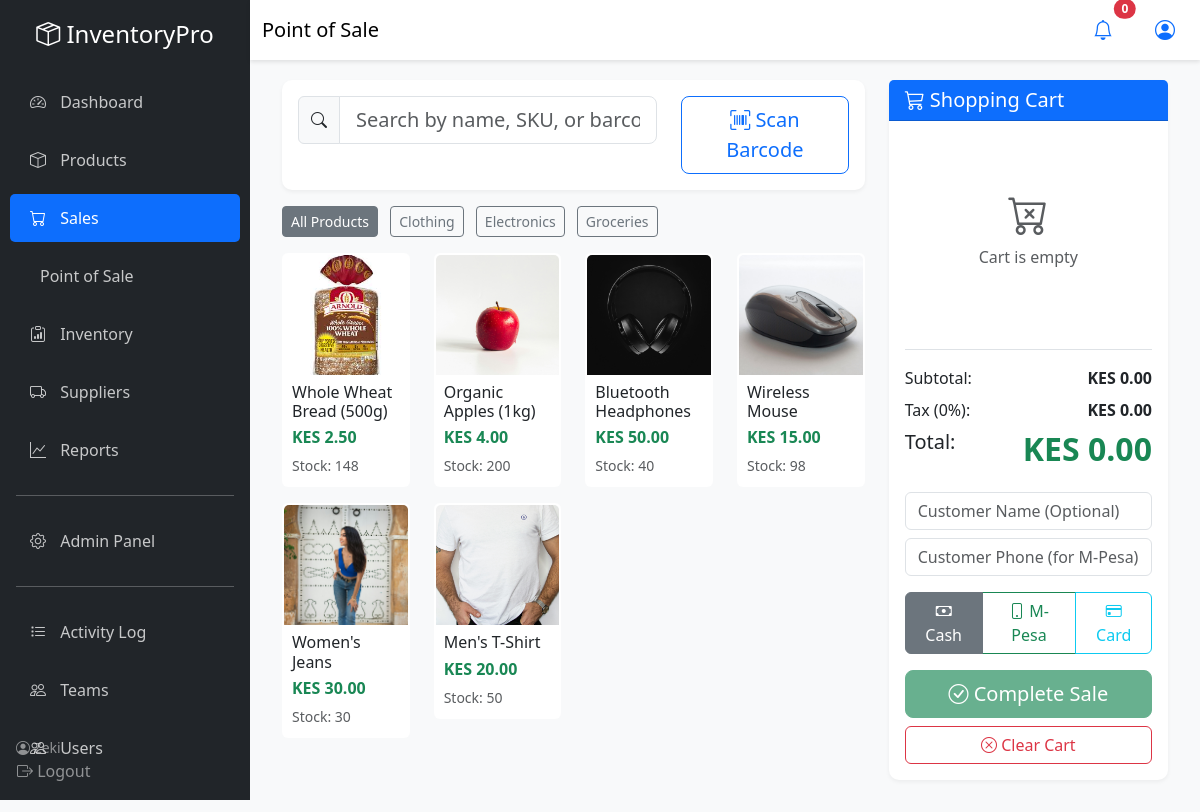
Page /sales/new/ (signed in) on the committed database.
### apps/products/models.py (models this page shows, shortened)
class Category(models.Model):
    name = models.CharField(max_length=100, unique=True)
    description = models.TextField(blank=True)
    created_at = models.DateTimeField(auto_now_add=True)
    class Meta:
        verbose_name_plural = "Categories"
        ordering = ['name']

class Product(models.Model):
    name = models.CharField(max_length=200)
    sku = models.CharField(max_length=50, unique=True, help_text="Stock Keeping Unit")
    barcode = models.CharField(max_length=100, blank=True, null=True, unique=True)
    category = models.ForeignKey(Category, on_delete=models.SET_NULL, null=True, related_name='products')
    description = models.TextField(blank=True)
    image = models.ImageField(upload_to='products/', blank=True, null=True)
    cost_price = models.DecimalField(max_digits=10, decimal_places=2, validators=[MinValueValidator(Decimal('0.00'))])
    selling_price = models.DecimalField(max_digits=10, decimal_places=2, validators=[MinValueValidator(Decimal('0.00'))])
    current_stock = models.IntegerField(default=0, validators=[MinValueValidator(0)])
    reorder_level = models.IntegerField(default=10, validators=[MinValueValidator(0)])
    is_active = models.BooleanField(default=True)
    created_by = models.ForeignKey(User, on_delete=models.SET_NULL, null=True, related_name='created_products')
    created_at = models.DateTimeField(auto_now_add=True)
    updated_at = models.DateTimeField(auto_now=True)
    class Meta:
        ordering = ['-created_at']
        indexes = [
            models.Index(fields=['sku']),
            models.Index(fields=['barcode']),
            models.Index(fields=['name']),
        ]
    @property
    def is_low_stock(self):
        return self.current_stock <= self.reorder_level

### apps/sales/views.py (the view, shortened to what this page needs)
# urls.py: path('new/', views.new_sale, name='new_sale'),
@login_required
def new_sale(request):
    products = Product.objects.filter(is_active=True, current_stock__gt=0)
    categories = Category.objects.filter(products__in=products).distinct()
    context = {
        'products': products,
        'categories': categories
    }
    return render(request, 'sales/new_sale.html', context)

### config/context_processors.py (called while the page is built)
def inventory_context(request):
    if request.user.is_authenticated:
        low_stock_count = Product.objects.filter(
            is_active=True,
            current_stock__lte=F('reorder_level')
        ).count()
        return {
            'low_stock_count': low_stock_count
        }
    return {}

### templates/sales/new_sale.html (shortened to what this page needs)
{% extends 'base.html' %}
{% load static %}
{%block page_title %}Point of Sale{% endblock %}  {% block content %}
<div class="container-fluid">
  <div class="row">
    <div class="col-lg-8">
      <div class="card card-custom mb-3">
        <div class="card-body">
          <div class="row">
            <div class="col-md-8 mb-3 mb-md-0">
              <div class="input-group">
                <span class="input-group-text">
                  <i class="bi bi-search"></i>
                </span>
                <input
                  type="text"
                  class="form-control form-control-lg"
                  id="productSearch"
                  placeholder="Search by name, SKU, or barcode..."
                />
              </div>
            </div>
            <div class="col-md-4">
              <button
                class="btn btn-outline-primary btn-lg w-100"
                id="scanBarcodeBtn"
              >
                <i class="bi bi-upc-scan"></i> Scan Barcode
              </button>
            </div>
          </div>
        </div>
      </div>
      <div class="mb-3">
        <button
          class="btn btn-outline-secondary btn-sm me-2 category-filter active"
          data-category="all"
        >
          All Products
        </button>
        {% for category in categories %}
        <button
          class="btn btn-outline-secondary btn-sm me-2 category-filter"
          data-category="{{ category.name }}"
        >
          {{ category.name }}
        </button>
        {% endfor %}
      </div>
      <div class="row" id="productsGrid">
        {% for product in products %}
        <div
          class="col-lg-3 col-md-4 col-sm-6 mb-3 product-item"
          data-category="{{ product.category.name}}"
        >
          <div
            class="card product-card"
            onclick="addToCart({{ product.id }}, '{{ product.name }}', {{ product.selling_price }}, {{ product.current_stock }})"
          >
            <img
              src="{% if product.image %}{{ product.image.url }}{% else %}{% static 'img/bread.png' %}{% endif %}"
              class="card-img-top"
              alt="{{ product.name }}"
            />
            <div class="card-body p-2">
              <h6 class="card-title mb-1">{{ product.name }}</h6>
              <p class="card-text mb-1">
                <strong class="text-success"
                  >KES {{ product.selling_price }}</strong
                >
              </p>
              <small class="text-muted">
                Stock:
                <span
                  class="{% if product.is_low_stock %}text-danger{% endif %}"
                >
                  {{ product.current_stock }}
                </span>
              </small>
            </div>
          </div>
        </div>
        {% endfor %}
      </div>
    </div>
    <div class="col-lg-4">
      <div class="card card-custom sticky-top" style="top: 100px">
        <div class="card-header bg-primary text-white">
          <h5 class="mb-0"><i class="bi bi-cart3"></i> Shopping Cart</h5>
        </div>
        <div class="card-body">
          <div id="cartItems" style="max-height: 400px; overflow-y: auto">
            <div class="text-center text-muted py-5" id="emptyCart">
              <i class="bi bi-cart-x fs-1"></i>
              <p>Cart is empty</p>
            </div>
          </div>
          <div class="mt-3 pt-3 border-top">
            <div class="d-flex justify-content-between mb-2">
              <span>Subtotal:</span>
              <strong id="subtotal">KES 0.00</strong>
            </div>
            <div class="d-flex justify-content-between mb-2">
              <span>Tax (0%):</span>
              <strong id="tax">KES 0.00</strong>
            </div>
            <div class="d-flex justify-content-between mb-3">
              <h5>Total:</h5>
              <h5 class="cart-total" id="total">KES 0.00</h5>
            </div>
            <div class="mb-3">
              <input
                type="text"
                class="form-control mb-2"
                id="customerName"
                placeholder="Customer Name (Optional)"
              />
              <input
                type="tel"
                class="form-control"
                id="customerPhone"
                placeholder="Customer Phone (for M-Pesa)"
              />
            </div>
            <div class="btn-group w-100 mb-3" role="group">
              <label class="btn btn-outline-secondary" for="cashPayment">
                <i class="bi bi-cash"></i> Cash
              </label>
              <label class="btn btn-outline-success" for="mpesaPayment">
                <i class="bi bi-phone"></i> M-Pesa
              </label>
              <label class="btn btn-outline-info" for="cardPayment">
                <i class="bi bi-credit-card"></i> Card
              </label>
            </div>
            <button
              class="btn btn-success btn-lg w-100 mb-2"
              id="completeBtn"
              disabled
            >
              <i class="bi bi-check-circle"></i> Complete Sale
            </button>
            <button class="btn btn-outline-danger w-100" id="clearBtn">
              <i class="bi bi-x-circle"></i> Clear Cart
            </button>
          </div>
        </div>
      </div>
    </div>
  </div>
</div>
{% endblock %}

### templates/base.html (shortened to what this page needs)
<!DOCTYPE html>
{% load static %}
<html lang="en">
<head>
    <link href="https://cdn.jsdelivr.net/npm/bootstrap@5.3.0/dist/css/bootstrap.min.css" rel="stylesheet">
    <link rel="stylesheet" href="https://cdn.jsdelivr.net/npm/bootstrap-icons@1.11.0/font/bootstrap-icons.css">
    <link rel="stylesheet" href="https://cdn.datatables.net/1.13.6/css/dataTables.bootstrap5.min.css">
</head>
<body>
    <nav class="sidebar" id="sidebar">
        <div class="text-center mb-4">
            <h4 class="text-white">
                <i class="bi bi-box-seam"></i> InventoryPro
            </h4>
        </div>
        <ul class="nav flex-column">
            <li class="nav-item">
                <a class="nav-link {% if request.path == '/dashboard/' %}active{% endif %}" href="{% url 'dashboard' %}">
                    <i class="bi bi-speedometer2"></i> Dashboard
                </a>
            </li>
            <li class="nav-item">
                <a class="nav-link {% if 'products' in request.path %}active{% endif %}" href="{% url 'products:product_list' %}">
                    <i class="bi bi-box"></i> Products
                </a>
            </li>
            <li class="nav-item">
                <a class="nav-link {% if 'sales' in request.path %}active{% endif %}" href="{% url 'sales:sales_list' %}">
                    <i class="bi bi-cart"></i> Sales
                </a>
            </li>
            <li class="nav-item">
                <a class="nav-link {% if 'pos' in request.path %}active{% endif %}" href="{% url 'sales:new_sale' %}">
                     Point of Sale
                </a>
            </li>
            <li class="nav-item">
                <a class="nav-link {% if 'inventory' in request.path %}active{% endif %}" href="{% url 'inventory:stock_list' %}">
                    <i class="bi bi-clipboard-data"></i> Inventory
                </a>
            </li>
            <li class="nav-item">
                <a class="nav-link {% if 'suppliers' in request.path %}active{% endif %}" href="{% url 'suppliers:supplier_list' %}">
                    <i class="bi bi-truck"></i> Suppliers
                </a>
            </li>
            <li class="nav-item">
                <a class="nav-link {% if 'reports' in request.path %}active{% endif %}" href="{% url 'reports:dashboard' %}">
                    <i class="bi bi-graph-up"></i> Reports
                </a>
            </li>
            <hr class="text-white mx-3">
            <li class="nav-item">
                <a class="nav-link" href="{% url 'admin:index' %}">
                    <i class="bi bi-gear"></i> Admin Panel
                </a>
            </li>
        {% if user.is_superuser or user.profile.role.name in "ADMIN,MANAGER" %}
            <hr class="text-white mx-3">
            <li class="nav-item">
                <a class="nav-link {% if 'activity' in request.path %}active{% endif %}" href="{% url 'users:activity_log' %}">
                    <i class="bi bi-list-task"></i> Activity Log
                </a>
            </li>
            <li class="nav-item">
                <a class="nav-link {% if 'teams' in request.path %}active{% endif %}" href="{% url 'users:team_list' %}">
                    <i class="bi bi-people"></i> Teams
                </a>
            </li>
            <li class="nav-item">
                <a class="nav-link {% if 'users' in request.path %}active{% endif %}" href="{% url 'users:user_list' %}">
                    <i class="bi bi-people"></i> Users
                </a>
            </li>
        {% endif %}
        </ul>
        <div class="position-absolute bottom-0 w-100 p-3">
            <div class="text-white-50 small">
                <i class="bi bi-person-circle"></i> {{ user.username }}
                <br>
                <form method="POST" action="{% url 'logout' %}" class="d-inline">
                    <button class="btn btn-link text-white-50 text-decoration-none p-0 m-0">
                        <i class="bi bi-box-arrow-right"></i> Logout
                    </button>
                </form>
            </div>
        </div>
    </nav>
    <nav class="navbar navbar-top navbar-expand-lg navbar-light sticky-top">
        <div class="container-fluid">
            <span class="navbar-brand mb-0 h1">{% block page_title %}Dashboard{% endblock %}</span>
            <div class="d-flex align-items-center">
                <div class="dropdown">
                    <button class="btn btn-link position-relative" data-bs-toggle="dropdown">
                        <i class="bi bi-bell fs-5"></i>
                        <span class="position-absolute top-0 start-100 translate-middle badge rounded-pill bg-danger">
                            {{ low_stock_count }}
                        </span>
                    </button>
                </div>
                <div class="dropdown ms-3">
                    <button class="btn btn-link" data-bs-toggle="dropdown">
                        <i class="bi bi-person-circle fs-5"></i>
                    </button>
                </div>
            </div>
        </div>
    </nav>
    <main class="main-content">
        {% block content %}{% endblock %}
    </main>
</body>
</html>

### templates/base.html (style rules this page uses)
:root { --sidebar-width: 250px; --primary-color: #0d6efd; --sidebar-bg: #212529; }
body { font-family: 'Segoe UI', Tahoma, Geneva, Verdana, sans-serif; background-color: #f8f9fa; }
.sidebar { position: fixed; top: 0; left: 0; height: 100vh; width: var(--sidebar-width); background-color: var(--sidebar-bg); padding-top: 20px; overflow-y: auto; z-index: 1000; transition: all 0.3s; }
.sidebar .nav-link { color: rgba(255, 255, 255, 0.75); padding: 12px 20px; margin: 5px 10px; border-radius: 5px; transition: all 0.3s; }
.sidebar .nav-link:hover, .sidebar .nav-link.active { background-color: var(--primary-color); color: white; }
.sidebar .nav-link i { margin-right: 10px; width: 20px; }
.main-content { margin-left: var(--sidebar-width); padding: 20px; min-height: 100vh; }
.navbar-top { margin-left: var(--sidebar-width); background-color: white; box-shadow: 0 2px 4px rgba(0,0,0,0.1); }
.card-custom { border: none; border-radius: 10px; box-shadow: 0 2px 4px rgba(0,0,0,0.05); }

### templates/sales/new_sale.html (style rules this page uses)
.product-card { cursor: pointer; transition: all 0.3s; border: 2px solid transparent; }
.product-card img { height: 120px; object-fit: cover; }
.cart-total { font-size: 2rem; font-weight: bold; color: #198754; }

### rows in the picture
Category: name "Clothing"
Category: name "Electronics"
Category: name "Groceries"
Product: image (picture), name "Whole Wheat Bread (500g)", selling_price "2.50", current_stock "148"
Product: image (picture), name "Organic Apples (1kg)", selling_price "4.00", current_stock "200"
Product: image (picture), name "Bluetooth Headphones", selling_price "50.00", current_stock "40"
Product: image (picture), name "Wireless Mouse", selling_price "15.00", current_stock "98"
Product: image (picture), name "Women's Jeans", selling_price "30.00", current_stock "30"
Product: image (picture), name "Men's T-Shirt", selling_price "20.00", current_stock "50"

### other values in the picture
{{ user.username }} "Zeki"
{{ low_stock_count }} "0"
